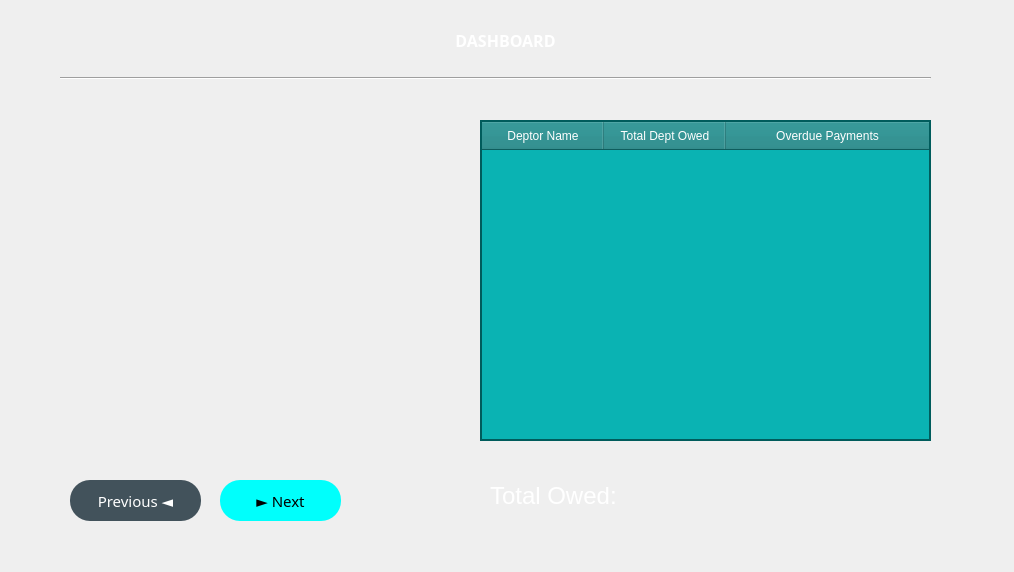
<?xml version="1.0" encoding="UTF-8"?>
<ui version="4.0">
 <class>Dialog</class>
 <widget class="QDialog" name="Dialog">
  <property name="geometry">
   <rect>
    <x>0</x>
    <y>0</y>
    <width>1014</width>
    <height>572</height>
   </rect>
  </property>
  <property name="windowTitle">
   <string>Dialog</string>
  </property>
  <widget class="QLabel" name="label">
   <property name="geometry">
    <rect>
     <x>-10</x>
     <y>-10</y>
     <width>1031</width>
     <height>591</height>
    </rect>
   </property>
   <property name="text">
    <string/>
   </property>
   <property name="pixmap">
    <pixmap>../Resources/1.jpg</pixmap>
   </property>
   <property name="scaledContents">
    <bool>true</bool>
   </property>
  </widget>
  <widget class="QPushButton" name="Next">
   <property name="geometry">
    <rect>
     <x>220</x>
     <y>480</y>
     <width>121</width>
     <height>41</height>
    </rect>
   </property>
   <property name="font">
    <font>
     <family>Franklin Gothic Book</family>
     <pointsize>11</pointsize>
    </font>
   </property>
   <property name="cursor">
    <cursorShape>ArrowCursor</cursorShape>
   </property>
   <property name="autoFillBackground">
    <bool>false</bool>
   </property>
   <property name="styleSheet">
    <string notr="true">QPushButton {
	border-radius: 20px ;
	background-color: rgb(0, 255, 252);
	color: rgb(0, 0, 0);
}
QPushButton:hover {
	background-color: rgb(66, 82, 91);
	color: rgb(255, 255, 255);
}
QPushButton:pressed {
	background-color: rgb(66, 82, 91);
}
</string>
   </property>
   <property name="text">
    <string>► Next</string>
   </property>
  </widget>
  <widget class="QPushButton" name="Previous">
   <property name="geometry">
    <rect>
     <x>70</x>
     <y>480</y>
     <width>131</width>
     <height>41</height>
    </rect>
   </property>
   <property name="font">
    <font>
     <family>Franklin Gothic Book</family>
     <pointsize>11</pointsize>
    </font>
   </property>
   <property name="cursor">
    <cursorShape>ArrowCursor</cursorShape>
   </property>
   <property name="autoFillBackground">
    <bool>false</bool>
   </property>
   <property name="styleSheet">
    <string notr="true">QPushButton {
	border-radius: 20px ;
	background-color: rgb(66, 82, 91);
	color: rgb(255, 255, 255);
}
QPushButton:hover {
	background-color: rgb(0, 255, 252);
	color: rgb(0, 0, 0);
}
QPushButton:pressed {
	background-color: rgb(0, 255, 252);
}
</string>
   </property>
   <property name="text">
    <string>Previous ◄</string>
   </property>
  </widget>
  <widget class="QTableWidget" name="dashboard_table">
   <property name="enabled">
    <bool>true</bool>
   </property>
   <property name="geometry">
    <rect>
     <x>480</x>
     <y>120</y>
     <width>451</width>
     <height>321</height>
    </rect>
   </property>
   <property name="styleSheet">
    <string notr="true">QTableWidget {
    background-color: rgb(10, 179, 179);
    color: white; /* Text color */
    border: 2px solid #005c5c; /* Border color */
    font-size: 12px; /* Font size */
}

QTableWidget::item {
    border: 1px solid #ffffff; /* Item border color */
}

QHeaderView::section {
    background-color: rgb(20, 130, 130); /* Header background color */
    color: white; /* Header text color */
    padding: 5px;
    font-size: 12px; /* Header font size */
}

QTableWidget::item:selected {
    background-color: rgb(0, 100, 100); /* Background color for selected items */
    color: white; /* Text color for selected items */
}

QSlider {
    background-color: rgb(10, 179, 179); /* Background color of the slider track */
    height: 10px; /* Height of the slider track */
}

QSlider::groove:horizontal {
    background: rgba(255, 255, 255, 0.5); /* Color of the groove */
    height: 5px; /* Height of the groove */
}

QSlider::handle:horizontal {
    background: rgb(20, 130, 130); /* Color of the slider handle */
    border: 2px solid rgb(255, 255, 255); /* Border of the slider handle */
    width: 20px; /* Width of the slider handle */
    margin: -10px 0; /* Center the handle on the groove */
    border-radius: 10px; /* Rounded corners */
}

QSlider::handle:horizontal:hover {
    background: rgb(30, 160, 160); /* Color of the slider handle on hover */
}

QSlider::sub-page:horizontal {
    background: rgb(0, 100, 100); /* Color of the filled part of the slider */
}

QSlider::add-page:horizontal {
    background: rgba(255, 255, 255, 0.3); /* Color of the unfilled part of the slider */
}

</string>
   </property>
   <property name="editTriggers">
    <set>QAbstractItemView::AnyKeyPressed|QAbstractItemView::EditKeyPressed</set>
   </property>
   <attribute name="horizontalHeaderDefaultSectionSize">
    <number>122</number>
   </attribute>
   <attribute name="horizontalHeaderStretchLastSection">
    <bool>true</bool>
   </attribute>
   <attribute name="verticalHeaderVisible">
    <bool>false</bool>
   </attribute>
   <attribute name="verticalHeaderDefaultSectionSize">
    <number>32</number>
   </attribute>
   <column>
    <property name="text">
     <string>Deptor Name</string>
    </property>
   </column>
   <column>
    <property name="text">
     <string>Total Dept Owed</string>
    </property>
   </column>
   <column>
    <property name="text">
     <string>Overdue Payments</string>
    </property>
   </column>
  </widget>
  <widget class="QLabel" name="owed_label">
   <property name="geometry">
    <rect>
     <x>490</x>
     <y>480</y>
     <width>441</width>
     <height>31</height>
    </rect>
   </property>
   <property name="font">
    <font>
     <pointsize>18</pointsize>
    </font>
   </property>
   <property name="styleSheet">
    <string notr="true">color: rgb(255, 255, 255);</string>
   </property>
   <property name="text">
    <string>Total Owed:</string>
   </property>
  </widget>
  <widget class="QWidget" name="widget" native="true">
   <property name="geometry">
    <rect>
     <x>50</x>
     <y>120</y>
     <width>391</width>
     <height>331</height>
    </rect>
   </property>
   <widget class="QWidget" name="gridLayoutWidget">
    <property name="geometry">
     <rect>
      <x>20</x>
      <y>0</y>
      <width>361</width>
      <height>311</height>
     </rect>
    </property>
    <layout class="QGridLayout" name="chart_layout"/>
   </widget>
  </widget>
  <widget class="QLabel" name="Title_2">
   <property name="geometry">
    <rect>
     <x>440</x>
     <y>20</y>
     <width>131</width>
     <height>41</height>
    </rect>
   </property>
   <property name="font">
    <font>
     <family>Segoe UI Black</family>
     <pointsize>12</pointsize>
     <weight>75</weight>
     <bold>true</bold>
    </font>
   </property>
   <property name="styleSheet">
    <string notr="true">color: rgb(255, 255, 255);</string>
   </property>
   <property name="text">
    <string>DASHBOARD</string>
   </property>
   <property name="alignment">
    <set>Qt::AlignCenter</set>
   </property>
  </widget>
  <widget class="Line" name="line">
   <property name="geometry">
    <rect>
     <x>60</x>
     <y>70</y>
     <width>871</width>
     <height>16</height>
    </rect>
   </property>
   <property name="orientation">
    <enum>Qt::Horizontal</enum>
   </property>
  </widget>
 </widget>
 <resources/>
 <connections/>
</ui>
